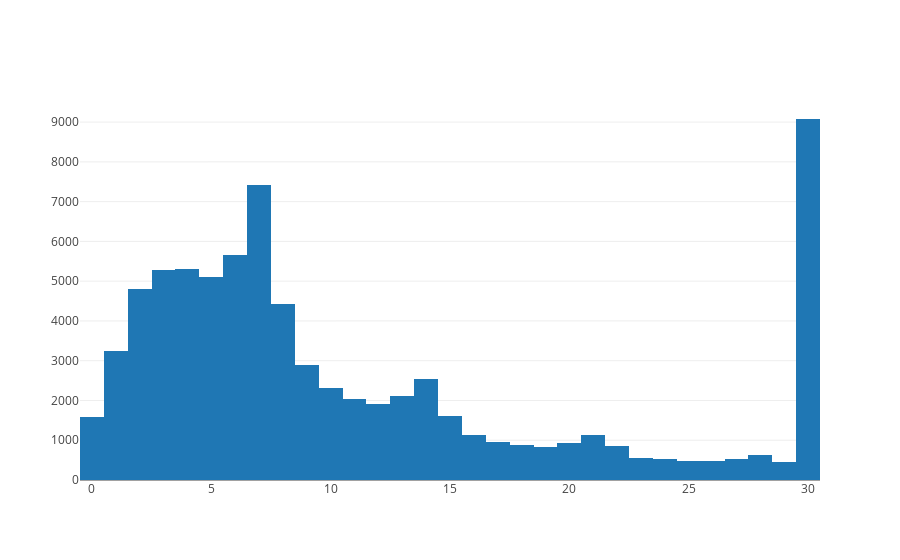

The cell this chart's notebook holds for it:
### Code cell
x = df_orders.days_since_prior_order
data = [go.Histogram(x=x)]

py.offline.iplot(data, filename='basic histogram')

### Figure 1 — Plotly figure (JSON) as saved in the notebook; plotly's stock layout.template omitted (floating-point values rounded to 4 significant figures; data arrays with more than 128 entries replaced by an {"elided": "..."} marker saying what was removed)
{"data": [{"type": "histogram", "uid": "81319bd8-031d-11e9-8d06-f45c89b038b7", "x": {"elided": "82683 int values"}}], "layout": {}}
